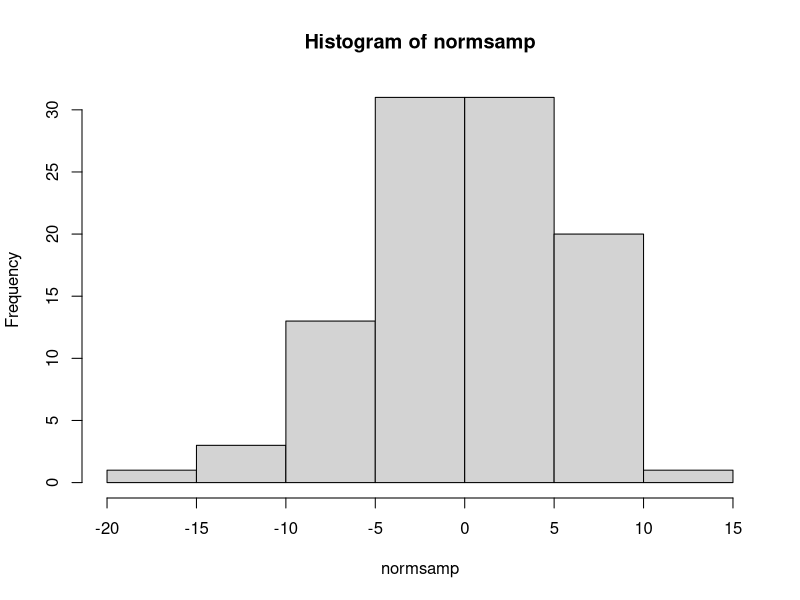
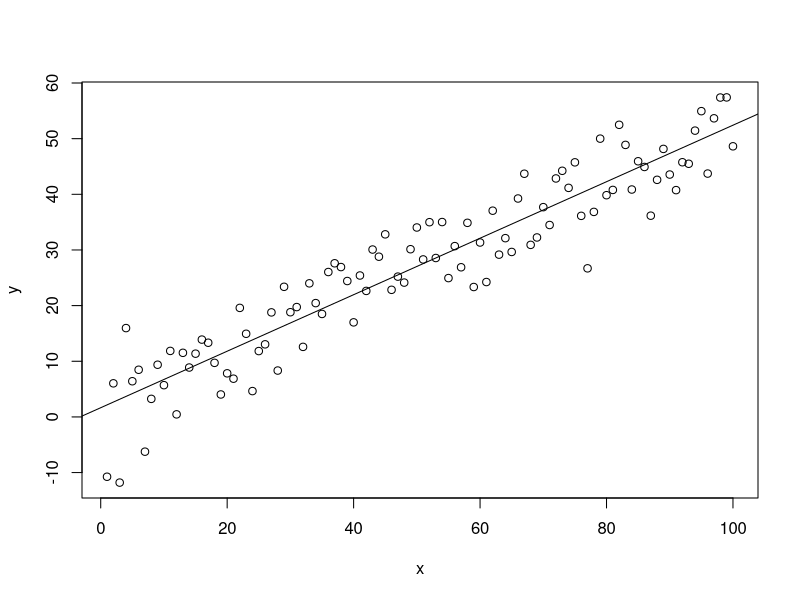
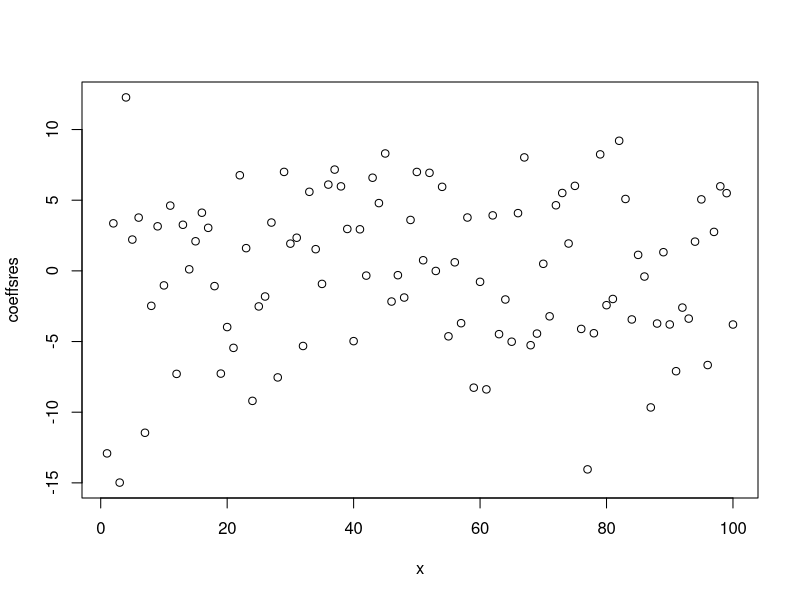
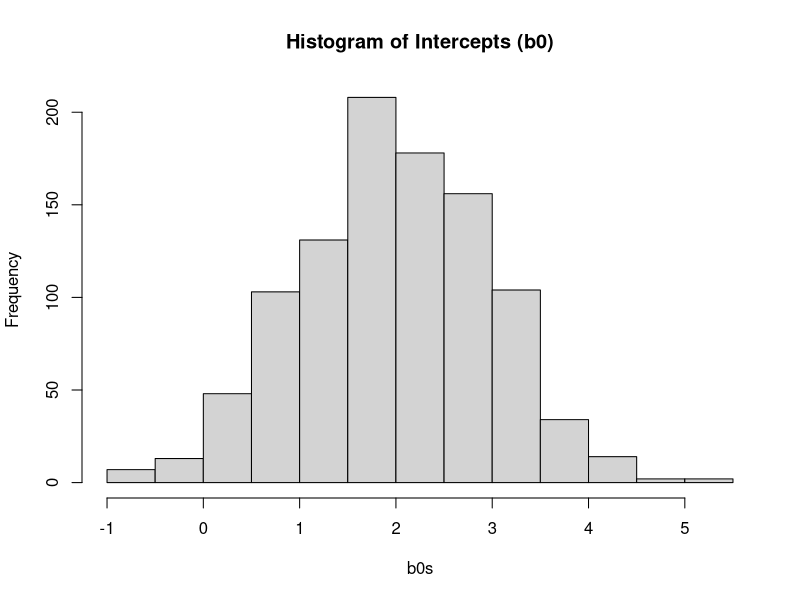
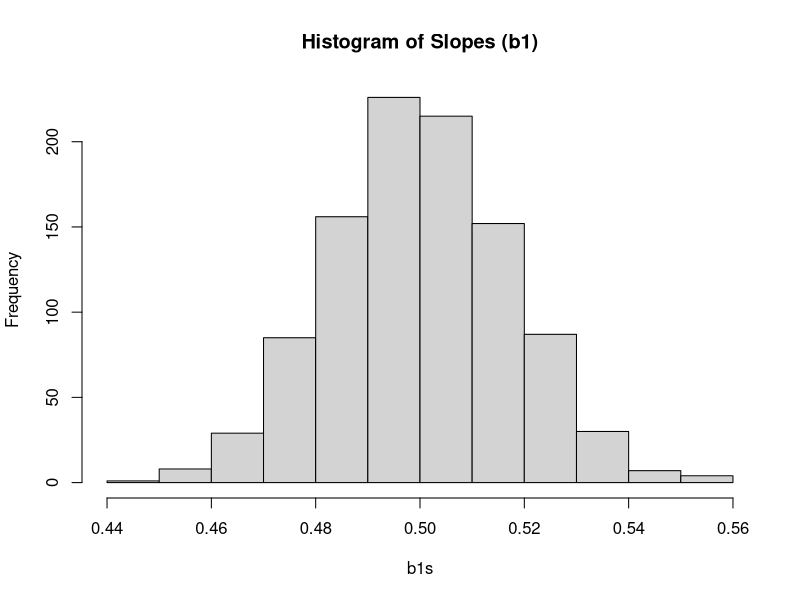
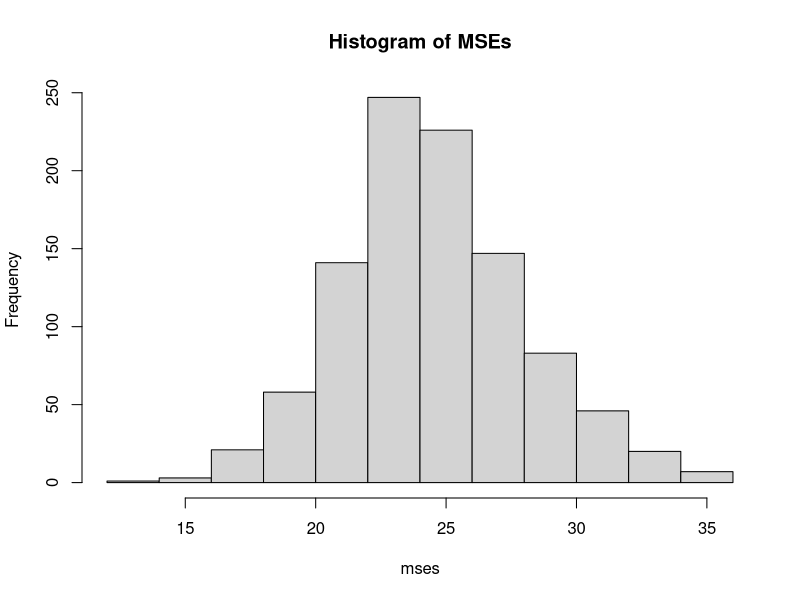

Here is the R script that generated these plots, in order:
## ---- chunk 1
knitr::opts_chunk$set(echo = TRUE)
## ---- chunk 2
#Problem 7A
x <- seq(1,100)
## ---- chunk 3
#Problem 7B
w <- 0.5 * x + 2
## ---- chunk 4
#Problem 7C
normsamp <- rnorm(100, mean = 0, sd = 5)
sd(normsamp) 
mean(normsamp)
hist(normsamp)
## ---- chunk 5
#Problem 7D
y <- w + normsamp
## ---- chunk 6
#Problem 7E
plot(x,y = y)
#Problem 7F
coeffs <- lm(y~x)
abline(coeffs)
## ---- chunk 7
#Problem 7G
coeffsres <- residuals(coeffs)
MSE <- sum(residuals(coeffs)^2)/length(residuals(coeffs))
plot(x, coeffsres)
MSE
## ---- chunk 8
#Problem 7I
b1s = vector(mode = "numeric", length = 1000)
mses = vector(mode = "numeric", length = 1000)
b0s = vector(mode = "numeric", length = 1000)

for (i in 1:1000)
{
normsamp2 <- rnorm(100, mean = 0, sd = 5)
y2 <- w + normsamp2

coeffs2 <-lm(y2~x)
b0s[i] <- as.numeric(coeffs2$coefficients[1])
b1s[i] <- as.numeric(coeffs2$coefficients[2])
mses[i] <- sum(residuals(coeffs2)^2)/length(residuals(coeffs2))
}

hist(b0s, main = "Histogram of Intercepts (b0)")
hist(b1s, main = "Histogram of Slopes (b1)")
hist(mses, main = "Histogram of MSEs")

mean(b0s)
mean(b1s)
mean(mses)

var(b0s)
var(b1s)
var(mses)
